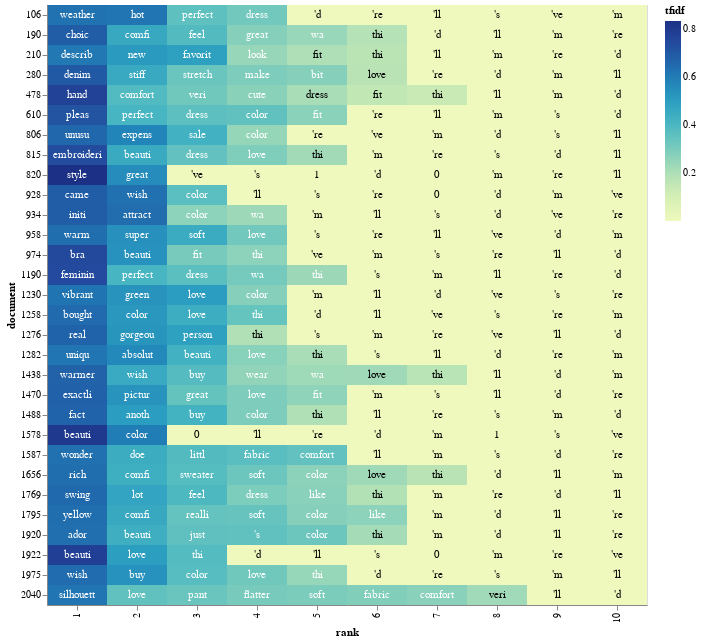

Write notebook code for a chart like this one.
### Markdown cell above
Some of the most important words in bad reviews are small, cheap, return and poor

### Code cell
df5 = df_idf.loc[df.Cons_rating==5]
df5=df5.loc[df5.max(axis=1)>=0.6]
df51=df5.iloc[0:30,:]

tfidf_df5 = df51.stack().reset_index()
tfidf_df5 = tfidf_df5.rename(columns={0:'tfidf', 'level_0': 'document','level_1': 'term', 'level_2': 'term'})
top_tfidf5 = tfidf_df5.sort_values(by=['document','tfidf'], ascending=[True,False]).groupby(['document']).head(10)


# adding a little randomness to break ties in term ranking
top_tfidf_plusRand = top_tfidf5.copy()
top_tfidf_plusRand['tfidf'] = top_tfidf_plusRand['tfidf'] + np.random.rand(top_tfidf5.shape[0])*0.000001

# base for all visualizations, with rank calculation
base = alt.Chart(top_tfidf_plusRand).encode(
    x = 'rank:O',
    y = 'document:N'
).transform_window(
    rank = "rank()",
    sort = [alt.SortField("tfidf", order="descending")],
    groupby = ["document"],
)

# heatmap specification
heatmap = base.mark_rect().encode(
    color = 'tfidf:Q'
)


# text labels, white for darker heatmap colors
text = base.mark_text(baseline='middle').encode(
    text = 'term:N',
    color = alt.condition(alt.datum.tfidf >= 0.23, alt.value('white'), alt.value('black'))
)

# display the three superimposed visualizations
(heatmap + text).properties(width = 600)

### Figure 1 — Vega-Lite specification as saved in the notebook (floating-point values rounded to 4 significant figures; data arrays with more than 128 entries replaced by an {"elided": "..."} marker saying what was removed)
{"config": {"view": {"continuousWidth": 300, "continuousHeight": 300}}, "layer": [{"mark": {"type": "rect"}, "encoding": {"color": {"field": "tfidf", "type": "quantitative"}, "x": {"field": "rank", "type": "ordinal"}, "y": {"field": "document", "type": "nominal"}}, "transform": [{"window": [{"op": "rank", "field": "", "as": "rank"}], "groupby": ["document"], "sort": [{"field": "tfidf", "order": "descending"}]}]}, {"mark": {"type": "text", "baseline": "middle"}, "encoding": {"color": {"condition": {"test": "(datum.tfidf >= 0.23)", "value": "white"}, "value": "black"}, "text": {"field": "term", "type": "nominal"}, "x": {"field": "rank", "type": "ordinal"}, "y": {"field": "document", "type": "nominal"}}, "transform": [{"window": [{"op": "rank", "field": "", "as": "rank"}], "groupby": ["document"], "sort": [{"field": "tfidf", "order": "descending"}]}]}], "data": {"name": "data-8c067d82e0cb37754a49a07614e99df9"}, "width": 600, "$schema": "https://vega.github.io/schema/vega-lite/v5.14.1.json", "datasets": {"data-8c067d82e0cb37754a49a07614e99df9": {"elided": "300 records"}}}
